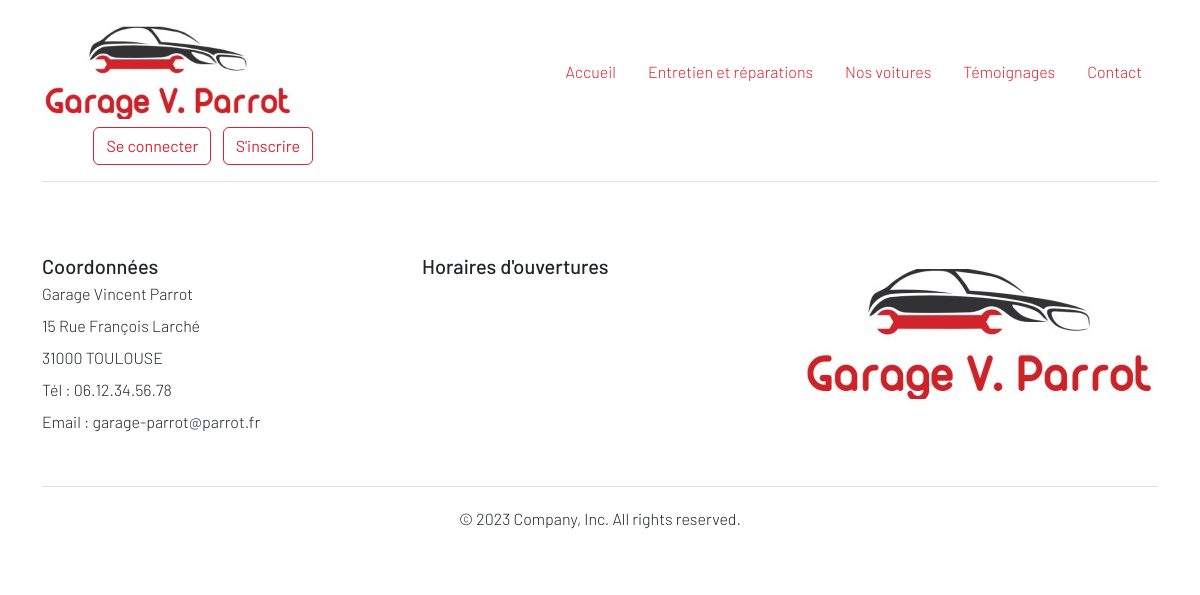
The app's page /open_close.php, older data.
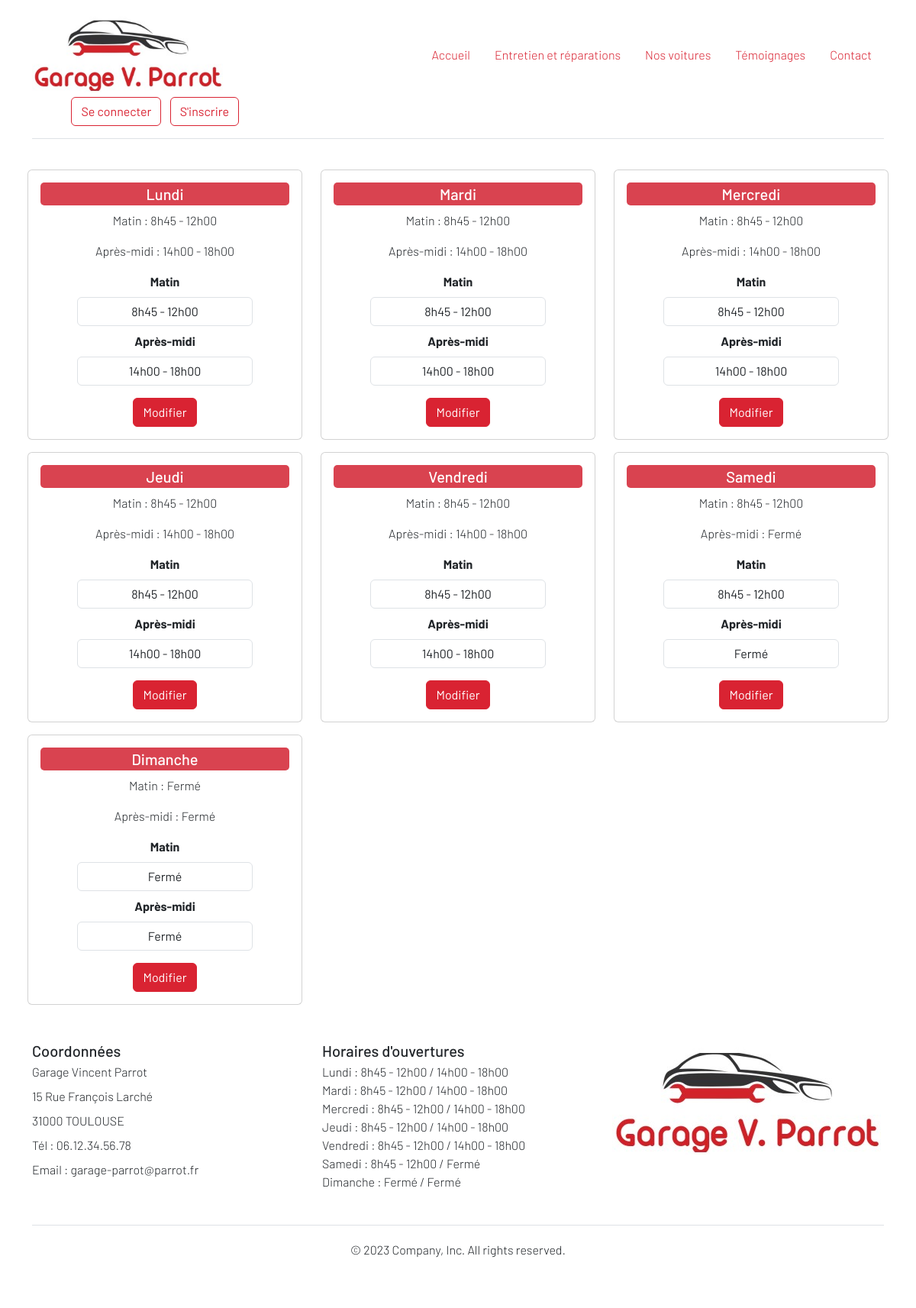
The same page, newer data.
### tables this page shows
CREATE TABLE `open_hours` (
  `id` int(11) NOT NULL,
  `day` varchar(50) NOT NULL,
  `morning_hours` varchar(50) NOT NULL,
  `afternoon_hours` varchar(50) NOT NULL
);

### lib/config.php (called while the page is built, shortened)
<?php
    $visitMenu = [
      'index.php' => 'Accueil',
      'services.php' => 'Entretien et réparations',
      'cars.php' => 'Nos voitures',
      'add_temoignage.php' => 'Témoignages',
      'contact.php' => 'Contact',
    ];

### lib/open_close.php (called while the page is built, shortened)
<?php
function getAllOpenDays(PDO $pdo) {
  $query = $pdo->query('SELECT * FROM open_hours');
  return $query->fetchAll(PDO::FETCH_ASSOC);
}

### open_close.php (the view, shortened to what this page needs)
<?php
require_once('templates/header.php');
require_once('lib/open_close.php');
  $openDays = getAllOpenDays($pdo);
?>
<div class="row mx-4">
    <?php foreach ($openDays as $open){ ?>
        <article class="mt-3 col-md-4">
            <div class="card_hours">
            <div class="card">
                <div class="card-body">
                    <h5 class="card-title "><?= $open['day']; ?></h5>
                    <p class="card-text">Matin : <?= $open['morning_hours']; ?></p>
                    <p class="card-text">Après-midi : <?= $open['afternoon_hours']; ?></p>
                    <form method="POST" enctype="multipart/form-data">
                    <div class="mb-2 px-5">
                        <label for="morning_hours" class="form-label">Matin</label>
                        <input type="text" name="morning_hours" id="morning_hours" class="form-control" value="<?= $open['morning_hours']; ?>">
                    </div>
                    <div class="mb-3 px-5">
                        <label for="afternoon_hours" class="form-label">Après-midi</label>
                        <input type="text" name="afternoon_hours" id="afternoon_hours" class="form-control" value="<?= $open['afternoon_hours']; ?>">
                    </div>
                        <input type="submit" value="Modifier" name="modifyHours" class="btn btn-primary">
                    </form>
                </div>
            </div>
            </div>
        </article>
    <?php }; ?>
</div>
<?php require_once('templates/footer.php')
?>

### templates/header.php (shortened to what this page needs)
<?php
  require_once('lib/config.php');
  $currentPage = basename($_SERVER['SCRIPT_NAME']);
?>
<!DOCTYPE html>
<html lang="en">
<head>
    <link href="https://cdn.jsdelivr.net/npm/bootstrap@5.3.0-alpha1/dist/css/bootstrap.min.css" rel="stylesheet">
    <link rel="stylesheet" href="assets/css/override-bootstrap.css">
    <link rel="stylesheet" href="assets/css/style.css">
</head>
<body class="structure">
  <div class="container">
    <header class="d-flex flex-wrap align-items-center justify-content-center justify-content-md-between py-3 mb-4 border-bottom">
      <div class="col-md-3 mb-2 mb-md-0">
        <a href="index.php" class="d-inline-flex link-body-emphasis text-decoration-none">
          <img src="assets/images/logo_Garage.jpg" alt="logo garage" width="250">
        </a>
      </div>
      <?php
      require_once('lib/gestion_session.php');
      ?>
      <div class="col-md-3 text-end">
        <?php
        if(!isset($_SESSION['user'])) {?>
          <a href="login.php" class="btn btn-outline-primary me-2"> Se connecter</a>
          <a href="inscription.php" class="btn btn-outline-primary me-2"> S'inscrire</a>
        <?php } else { ?>
          <a href="logout.php" class="btn btn-primary">Se déconnecter</a>
        <?php } ?>
      </div>
    </header>
  </div>

### lib/gestion_session.php (shortened to what this page needs)
<?php if(!isset($_SESSION['user'])){?>
      <ul class="nav col-12 col-md-auto mb-2 justify-content-center mb-md-0 nav nav-pills">
      <?php foreach ($visitMenu as $key => $value) { ?>
          <li class="nav-item"><a href="<?=$key; ?>" class="nav-link <?php if ($currentPage === $key) { echo 'active'; } ?>"><?=$value ;?></a></li>
        <?php } ?>
      </ul>
      <?php } ?>

### templates/footer.php (shortened to what this page needs)
<?php
require_once('lib/open_close.php');
?>
      <div class="container">
        <footer class="py-5 lh-1">
          <div class="row">
            <div class="col-md-4  mb-3 ">
            <form>
            <h5>Coordonnées</h5>
              <p>Garage Vincent Parrot</p>
              <p>15 Rue François Larché</p>
              <p>31000 TOULOUSE</p>
              <p>Tél : 06.12.34.56.78</p>
              <p>Email : garage-parrot@parrot.fr</p>
            </form>
            </div>
            <div class="col-6 col-md-4 mb-3">
            <h5>Horaires d'ouvertures</h5>
            <ul class="nav flex-column">
            <?php
            $openDays = getAllOpenDays($pdo);
            foreach ($openDays as $open){ ?>
                <li class="nav-item mb-2">
                  <?= $open['day']; ?> : <?= $open['morning_hours']; ?> / <?= $open['afternoon_hours']; ?>
                </li>
            <?php }; ?>
            </ul>
            </div>
            <div class="col-md-3  mb-3">
              <img src="assets/images/logo_Garage.jpg">
            </div>
          </div>
          <div class="d-flex flex-column flex-sm-row justify-content-center py-4 my-4 border-top">
            <p>© 2023 Company, Inc. All rights reserved.</p>
          </div>
        </footer>
      </div>
  </body>
</html>

### assets/css/style.css (style rules this page uses)
.structure { font-family: 'Barlow', sans-serif; font-weight: 300; }

Row changes from the older to the newer data that the page shows:
added open_hours: day "Lundi", morning_hours "8h45 - 12h00", afternoon_hours "14h00 - 18h00"
added open_hours: day "Mardi", morning_hours "8h45 - 12h00", afternoon_hours "14h00 - 18h00"
added open_hours: day "Mercredi", morning_hours "8h45 - 12h00", afternoon_hours "14h00 - 18h00"
added open_hours: day "Jeudi", morning_hours "8h45 - 12h00", afternoon_hours "14h00 - 18h00"
added open_hours: day "Vendredi", morning_hours "8h45 - 12h00", afternoon_hours "14h00 - 18h00"
added open_hours: day "Samedi", morning_hours "8h45 - 12h00", afternoon_hours "Fermé"
added open_hours: day "Dimanche", morning_hours "Fermé", afternoon_hours "Fermé"
